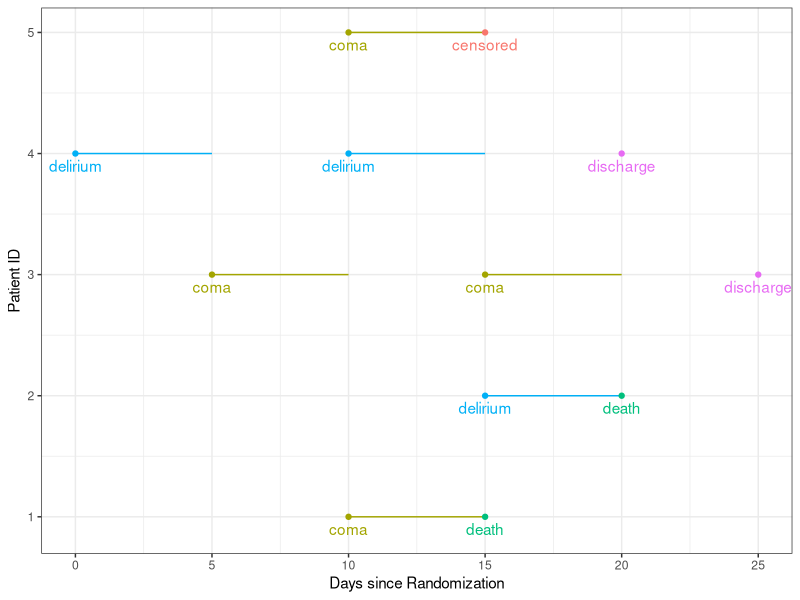

The R script that drew this image:
## ---- chunk 1
library(tidyverse)
knitr::opts_chunk$set(echo = F)
## ---- chunk 2
tibble(id = c(rep(1,2), rep(2,2), rep(3,3), rep(4, 3), rep(5,2)),
       t0 = c(10, 15, 15, 20, 5, 15, 25, 0, 10, 20,10, 15), 
       t1 = c(15, NA, 20, NA, 10, 20, NA, 5, 15, NA, 15, NA), 
       event = c("coma", "death", "delirium", "death", 
                 "coma", "coma", "discharge",
                 "delirium", "delirium", "discharge", "coma", "censored"),
       delirium = c(0,0,1,0,0,0,0,1,1,0,0,0),
       coma = c(1, 0, 1, 0, 1, 1, 0,0,0,0,0,0),
       death = c(0, 1, 0, 1, 0, 0, 0,0,0,0,0,0),
       discharge = c(0,0,0,0,0,0,1,0,0,1,0,0),
       censored = c(0,0,0,0,0,0,0,0,0,0,0,1)) %>%
ggplot() +
geom_segment(aes(x = t0, xend = t1, 
	     y = id, 
	     yend = id, 
	     color = event))+
geom_point(aes(x = t0,
	     y = id, 
	     color = event)) +
geom_text(aes(x = t0, y = id - .1, color = event, label = event))+
theme_bw() +
theme(legend.position = "none") +
scale_y_continuous("Patient ID",breaks = 1:5)+
scale_x_continuous("Days since Randomization", limits = c(0, 25))
## ---- chunk 3
tibble(id = c(rep(1,2), rep(2,2), rep(3,4), rep(4, 4)),
       t0 = c(0, 0, 
              0, 0, 
              0, 10, 20, 0, 
              0, 5, 15, 0), 
       t1 = c(10,15, 
              15, 20, 
              5, 15, 25, 25, 
              0, 10, 20, 20), 
       risk = c("delirium","terminal", 
                "delirium","terminal",
                "delirium", "delirium", "delirium", "terminal",
                "delirium", "delirium", "delirium", "terminal"),
       delirium = c(0,0,  1,0,  0,0,0,0,  1,1,0,0),
       death = c(0,1,     0,1,  0,0,0,0,  0,0,0,0),
       discharge = c(0,0,    0,0,  0,0,0,1,  0,0,0,1)) %>%
print.data.frame
## ---- chunk 4
tibble(id = c(rep(1,3), rep(2,3), rep(3,7), rep(4, 5)),
       t0 = c(0, 0, 0, 
              0, 0, 0, 
              0,0,10,10,20,20,0, 
              0,  5, 15,0, 0), 
       t1 = c(10, 10, 15, 
              15, 20, 20, 
              5,5, 15,15, 25,25, 25, 
              0, 10, 20, 20, 20), 
       risk = c("delirium", "coma", "terminal", 
                "delirium", "coma", "terminal",
                "delirium", "coma","delirium", "coma","delirium", "coma", "terminal",
                "delirium", "delirium", "delirium", "coma", "terminal"),
       delirium = c(0,0,0,  1,0,0,  0,0,0,0,0,0,0,  1,1,0,0,0),
       coma = c(0,1,0,  0,1,0,  0,1,0,1,0,1,0,  0,0,0,0,0),
       death = c(0,0,1,     0,0,1,  0,0,0,0,0,0,0,  0,0,0,0,0),
       discharge = c(0,0,0,    0,0,0,  0,0,0,0,0,0,0,  0,0,0,0,1)) %>%
print.data.frame
## ---- chunk 5
##    ID T0   T1  GAP DELIR death discharge
## 1   1  0 10.0 10.0     0     0         0
## 2   1 15 15.1  0.1     0     1         0
## 3   2  0 15.0 15.0     1     0         0
## 4   2 20 20.1  0.1     0     1         0
## 5   3  0  5.0  5.0     0     0         0
## 6   3 10 15.0 15.0     0     0         0
## 7   3 20 25.0  5.0     0     0         1
## 8   4  0  0.1  0.1     1     0         0
## 9   4  5 10.0  5.0     1     0         0
## 10  4 15 20.0  5.0     0     0         1

##   ID T0   T1  GAP COMA death discharge
## 1  1  0 10.0 10.0    0     0         0
## 2  1 15 15.1  0.1    0     1         0
## 3  2  0 20.1 20.1    0     1         0
## 4  3  0  5.0  5.0    1     0         0
## 5  3 10 15.0  5.0    1     0         0
## 6  3 20 25.0  5.0    0     0         1
## 7  4  0 20.0 20.0    0     0         1
## ---- chunk 6
# Delirum Data Frame
##    ID T0   T1  GAP DELIR
## 1   1  0 10.0 10.0     0
## 2   1 15 15.1  0.1     0
## 3   2  0 15.0 15.0     1
## 4   2 20 20.1  0.1     0
## 5   3  0  5.0  5.0     0
## 6   3 10 15.0 15.0     0
## 7   3 20 25.0  5.0     0
## 8   4  0  0.1  0.1     1
## 9   4  5 10.0  5.0     1
## 10  4 15 20.0  5.0     0
## 11  5  0 10.0 10.0     0
## 12  5 15 15.1  0.1     0

# Coma Data Frame
##   ID T0   T1  GAP COMA 
## 1  1  0 10.0 10.0    1
## 2  1 15 15.1  0.1    0 
## 3  2  0 20.1 20.1    0
## 4  3  0  5.0  5.0    1
## 5  3 10 15.0  5.0    1
## 6  3 20 25.0  5.0    0
## 7  4  0 20.0 20.0    0
##    5  0 10.0 10.0    1
##    5 15 15.1  0.1    0

# Terminal Data Frame
##   ID T0   T1  GAP death discharge
## 2  1 15 15.1  0.1     1         0
## 3  2  0 20.1 20.1     1         0
## 6  3 20 25.0  5.0     0         1
## 7  4  0 20.0 20.0     0         1
##    5  0 20.0 20.0     0         0
